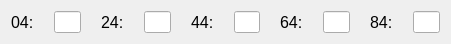
    <widget class="QWidget" name="layoutWidget_23">
     <property name="geometry">
      <rect>
       <x>10</x>
       <y>140</y>
       <width>451</width>
       <height>29</height>
      </rect>
     </property>
     <layout class="QHBoxLayout" name="MemoryRow04">
      <property name="spacing">
       <number>20</number>
      </property>
      <item>
       <layout class="QHBoxLayout" name="horizontalLayout_159">
        <item>
         <widget class="QLabel" name="label_231">
          <property name="font">
           <font>
            <pointsize>12</pointsize>
           </font>
          </property>
          <property name="text">
           <string>04:</string>
          </property>
         </widget>
        </item>
        <item>
         <widget class="QLineEdit" name="memLineEdit04">
          <property name="maxLength">
           <number>4</number>
          </property>
         </widget>
        </item>
       </layout>
      </item>
      <item>
       <layout class="QHBoxLayout" name="horizontalLayout_160">
        <item>
         <widget class="QLabel" name="label_232">
          <property name="font">
           <font>
            <pointsize>12</pointsize>
           </font>
          </property>
          <property name="text">
           <string>24:</string>
          </property>
         </widget>
        </item>
        <item>
         <widget class="QLineEdit" name="memLineEdit24">
          <property name="maxLength">
           <number>4</number>
          </property>
         </widget>
        </item>
       </layout>
      </item>
      <item>
       <layout class="QHBoxLayout" name="horizontalLayout_161">
        <item>
         <widget class="QLabel" name="label_233">
          <property name="font">
           <font>
            <pointsize>12</pointsize>
           </font>
          </property>
          <property name="text">
           <string>44:</string>
          </property>
         </widget>
        </item>
        <item>
         <widget class="QLineEdit" name="memLineEdit44">
          <property name="maxLength">
           <number>4</number>
          </property>
         </widget>
        </item>
       </layout>
      </item>
      <item>
       <layout class="QHBoxLayout" name="horizontalLayout_162">
        <item>
         <widget class="QLabel" name="label_234">
          <property name="font">
           <font>
            <pointsize>12</pointsize>
           </font>
          </property>
          <property name="text">
           <string>64:</string>
          </property>
         </widget>
        </item>
        <item>
         <widget class="QLineEdit" name="memLineEdit64">
          <property name="maxLength">
           <number>4</number>
          </property>
         </widget>
        </item>
       </layout>
      </item>
      <item>
       <layout class="QHBoxLayout" name="horizontalLayout_163">
        <item>
         <widget class="QLabel" name="label_235">
          <property name="font">
           <font>
            <pointsize>12</pointsize>
           </font>
          </property>
          <property name="text">
           <string>84:</string>
          </property>
         </widget>
        </item>
        <item>
         <widget class="QLineEdit" name="memLineEdit84">
          <property name="maxLength">
           <number>4</number>
          </property>
         </widget>
        </item>
       </layout>
      </item>
     </layout>
    </widget>
